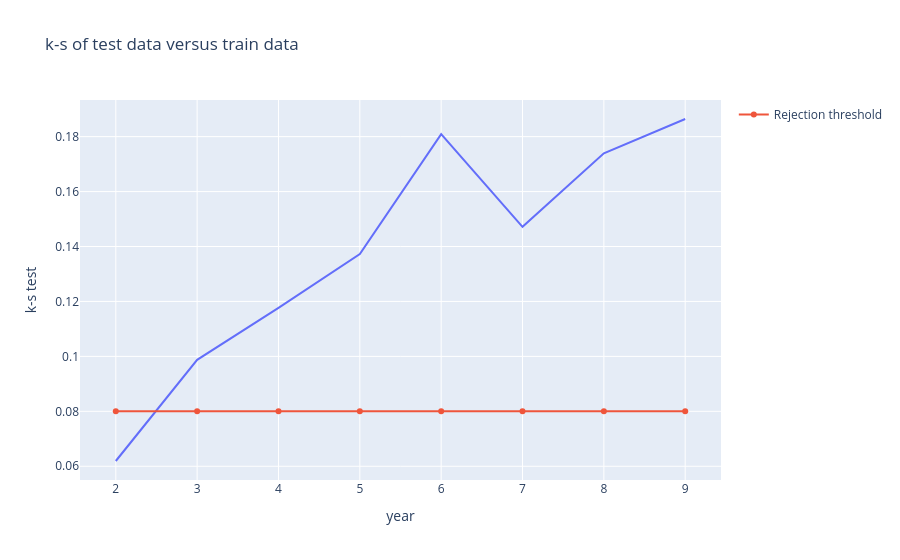

Notebook code cell kept with this figure:
### Markdown cell above
To further analyse this drift, you can calculate the difference between the distribution of the new test data and the distribution of the training data. Here, the Kolmogorov-Smirnov test is used on a reduced version of the MNIST dataset. The image data is reduced to 4 dimensions using PCA, then the k-s test is run for each dimension and the mean of the resulted stats for each dimension is returned. The rejection threshold is set arbitrarily at 8%. If the statistic is above 8%, we can reject the hypothesis that the 2 samples come from the same distribution.

### Code cell
years=np.arange(2,10)

n_components=4
rejection_threshold=0.08

Test=[]

for year in years :

    max_digit=year

    indices=np.where(test_y<max_digit+1)
    test=test_X[indices]/256
    test=test.reshape((test.shape[0],test.shape[1]*test.shape[2]))
    true_y=test_y[indices]
    true_y[true_y!=1]=0

    test_indices=np.random.choice(test.shape[0], test_size, replace=False)

    test=test[test_indices]
    pca = PCA(n_components=n_components)

    combined_data=np.vstack([X, test])
    transformed_data = pca.fit_transform(combined_data)

    X_reduced=transformed_data[:X.shape[0]]
    test_reduced=transformed_data[X.shape[0]:]

    mean_ks_stat=0

    for i in range(n_components):
        ks_stat, p_value = ks_2samp(X_reduced[:,i], test_reduced[:,i])
        mean_ks_stat=mean_ks_stat+ks_stat

    mean_ks_stat=mean_ks_stat/n_components

    Test=Test+[mean_ks_stat]

figure = px.line({'year':years,'k-s test':Test, "threshold":rejection_threshold}, x='year', y='k-s test', title="k-s of test data versus train data")
figure.add_trace(go.Scatter(x=years,y=rejection_threshold*np.ones(years.shape[0]), name = "Rejection threshold"))
figure.show()

### Figure 1 — Plotly figure (JSON) as saved in the notebook; plotly's stock layout.template omitted (floating-point values rounded to 4 significant figures)
{"data": [{"hovertemplate": "year=%{x}<br>k-s test=%{y}<extra></extra>", "legendgroup": "", "line": {"color": "#636efa", "dash": "solid"}, "marker": {"symbol": "circle"}, "mode": "lines", "name": "", "orientation": "v", "showlegend": false, "type": "scatter", "x": [2, 3, 4, 5, 6, 7, 8, 9], "xaxis": "x", "y": [0.06192, 0.09875, 0.1177, 0.1372, 0.1809, 0.1472, 0.1739, 0.1864], "yaxis": "y"}, {"name": "Rejection threshold", "type": "scatter", "x": [2, 3, 4, 5, 6, 7, 8, 9], "y": [0.08, 0.08, 0.08, 0.08, 0.08, 0.08, 0.08, 0.08]}], "layout": {"legend": {"tracegroupgap": 0}, "title": {"text": "k-s of test data versus train data"}, "xaxis": {"anchor": "y", "domain": [0, 1], "title": {"text": "year"}}, "yaxis": {"anchor": "x", "domain": [0, 1], "title": {"text": "k-s test"}}}}
